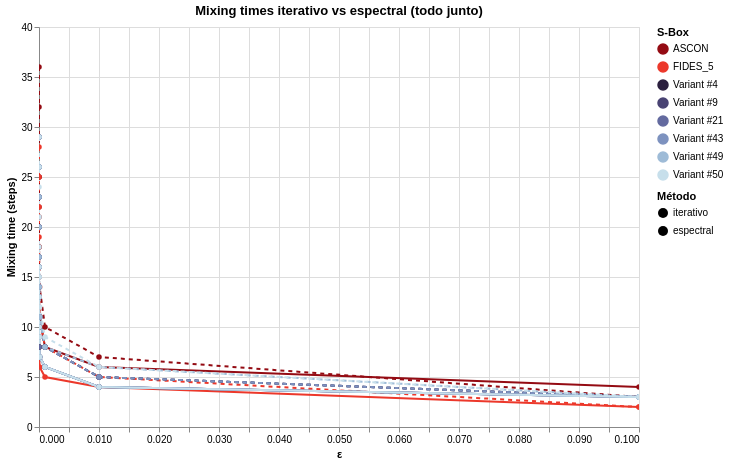

Notebook cell for this chart:
### Code cell
chart_spec = compare_mixing_times_spectrals_altair(
    specs,
    epsilons=[10**(-i) for i in range(1,11)],
    max_steps=10000,
)
chart_spec

### Figure 1 — Vega-Lite specification as saved in the notebook (floating-point values rounded to 4 significant figures; data arrays with more than 128 entries replaced by an {"elided": "..."} marker saying what was removed)
{"config": {"view": {"continuousWidth": 300, "continuousHeight": 300}}, "data": {"name": "data-3ef160bcfe5bf8b76a42f976b4d218e2"}, "mark": {"type": "line", "point": true}, "encoding": {"color": {"field": "S-Box", "legend": {"title": "S-Box"}, "scale": {"domain": ["ASCON", "FIDES_5", "Variant #4", "Variant #9", "Variant #21", "Variant #43", "Variant #49", "Variant #50"], "range": ["#940b13", "#ec382b", "#2b1f3e", "#494373", "#636a9f", "#7d92bf", "#9ebbd7", "#c7dfeb"]}, "type": "nominal"}, "strokeDash": {"field": "Método", "legend": {"title": "Método"}, "scale": {"domain": ["iterativo", "espectral"], "range": [[], [4, 4]]}, "type": "nominal"}, "tooltip": [{"field": "S-Box", "type": "nominal"}, {"field": "Método", "type": "nominal"}, {"field": "ε", "type": "quantitative"}, {"field": "Mixing time", "type": "quantitative"}], "x": {"field": "ε", "scale": {}, "title": "ε", "type": "quantitative"}, "y": {"field": "Mixing time", "title": "Mixing time (steps)", "type": "quantitative"}}, "height": 400, "params": [{"name": "param_13", "select": {"type": "interval", "encodings": ["x", "y"]}, "bind": "scales"}], "title": "Mixing times iterativo vs espectral (todo junto)", "width": 600, "$schema": "https://vega.github.io/schema/vega-lite/v5.20.1.json", "datasets": {"data-3ef160bcfe5bf8b76a42f976b4d218e2": {"elided": "160 records"}}}
